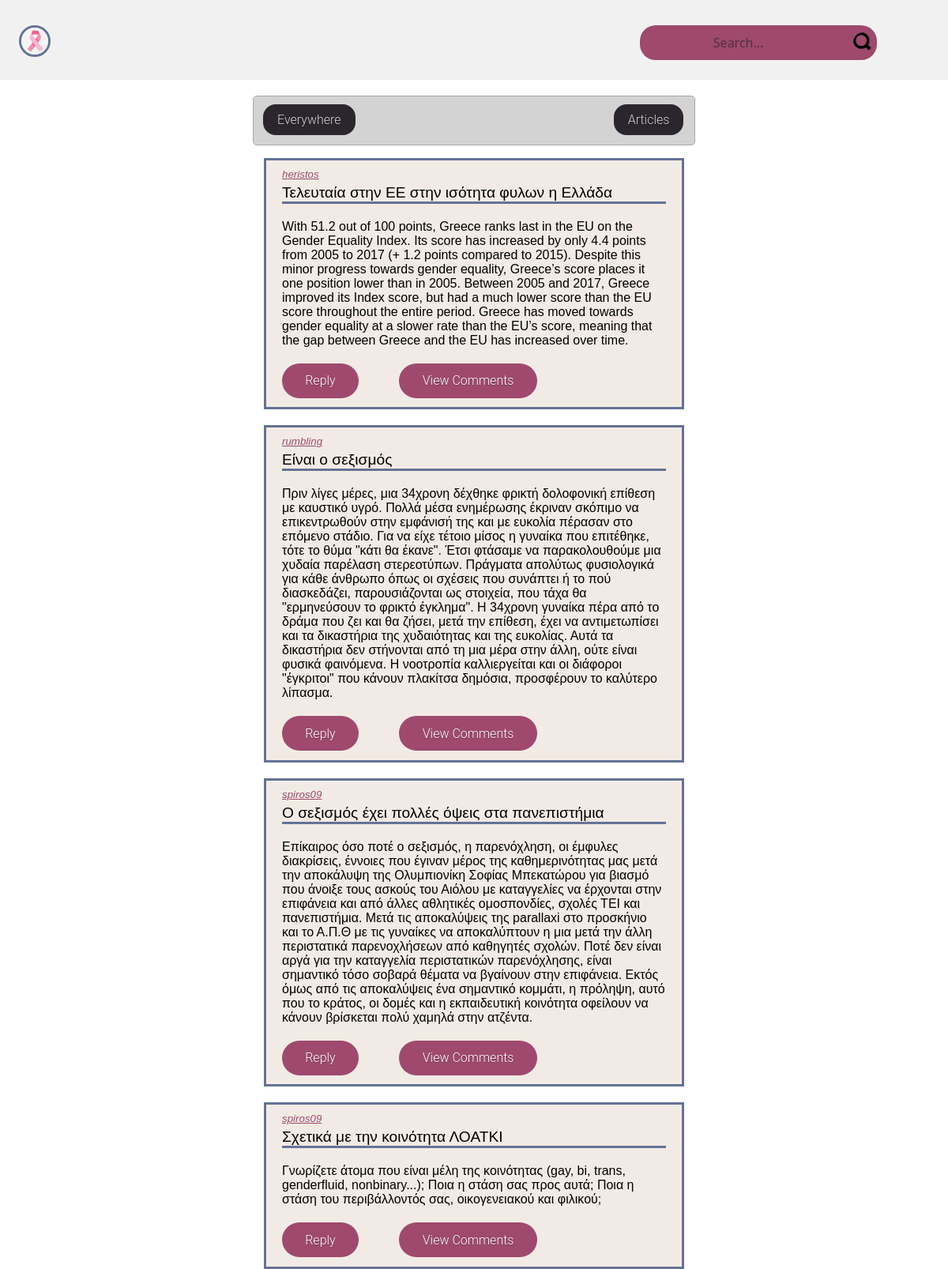
/feed.php?pvbcontent=Articles, run on the app's committed database.
### tables this page shows
CREATE TABLE `articles` (
  `ID` int(10) UNSIGNED NOT NULL,
  `TITLE` varchar(50) NOT NULL,
  `USERNAME` varchar(20) DEFAULT NULL,
  `CONTENT` varchar(1000) DEFAULT NULL,
  `DATE` datetime NOT NULL
);

### post.php (the view)
<?php
echo
"<div class=\"post\">
    <div class=\"postUser\">
        <a class=\"postUserLink\" href=\"profilepage.php?user=".$usertext."\">
            ".$usertext."
        </a>
    </div>
    <div class=\"postTitle\">
        <a>".$titletext."</a>
    </div>
    <div class=\"postBody\">
        <a>
            ".$bodytext."
        </a>
    </div>
    <div class=\"postButtons\">
        <button class=\"postReplyButton bn1\" onclick=\"openReply(".$postid.");\">
            Reply
        </button>
        <button class=\"postViewCommentsButton bn1\" onclick=\"openPost(".$postid.");\">
            View Comments
        </button>
    </div>
</div>";
?>

### feed.php (shortened to what this page needs)
<!DOCTYPE html>
<html>
    <head>
        <link rel="stylesheet" href="./feed.css">
        <link rel="stylesheet" href="./post.css">
    </head>
    <body>
        <div>
            <?php include "header.php";?>
        </div>
        <div id="postGroup">
            <div class="PVB">
                <?php include "post-navigation-bar.php"?>
            </div>
            <div id="postList">
                <?php
                    $conn = @mysqli_connect("localhost", "NotLoginUsers", "NLogUsSHC");
                    if(isset($_GET["pvbcontent"])) {
                        $pvbcontent = $_GET["pvbcontent"];
                    } else {
                        $pvbcontent = "All";
                    }
                    if(isset($_GET["pvbregion"])) {
                        $pvbregion = $_GET["pvbregion"];
                    } else {
                        $pvbregion = "Everywhere";
                    }
                    if(strcmp($pvbcontent, "All") == 0) {
                        if(strcmp($pvbregion, "Everywhere") == 0) {
                            $sqlQuery = "SELECT id, username, title, content, date, null as region
                            FROM articles
                            UNION
                            SELECT null as id, username, title, content, date, region
                            FROM complaints
                            ORDER BY date DESC
                            LIMIT 10";
                        } else {
                            $sqlQuery = "SELECT id, username, title, content, date, null as region
                            FROM articles
                            UNION
                            SELECT null as id, username, title, content, date, region
                            FROM complaints
                            WHERE region LIKE \"".$pvbregion."\"
                            ORDER BY date DESC
                            LIMIT 10";
                        }
                        $results = mysqli_query($conn, $sqlQuery);
                        while($row = mysqli_fetch_array($results)) {
                            if($row["region"]) {
                                $usertext = $row["username"];
                                $titletext = $row["title"];
                                $bodytext = $row["content"];
                                include("complaint.php");
                            } else {
                                $usertext = $row["username"];
                                $titletext = $row["title"];
                                $bodytext = $row["content"];
                                $postid = $row["id"];
                                include("post.php");
                            }
                        }
                    } else if(strcmp($pvbcontent, "Articles") == 0) {
                        $sqlQuery = "SELECT * FROM articles ORDER BY articles.date DESC LIMIT 10";
                        $results = mysqli_query($conn, $sqlQuery);
                        while($row = mysqli_fetch_array($results)) {
                            $usertext = $row["USERNAME"];
                            $titletext = $row["TITLE"];
                            $bodytext = $row["CONTENT"];
                            $postid = $row["ID"];
                            include("post.php");
                        }
                    } else if(strcmp($pvbcontent, "Complaints") == 0) {
                        if(strcmp($pvbregion, "Everywhere") == 0) {
                            $sqlQuery = "SELECT * FROM complaints ORDER BY complaints.date DESC LIMIT 10";
                        } else {
                            $sqlQuery = "SELECT * FROM complaints WHERE region LIKE \"".$pvbregion."\"  ORDER BY complaints.date DESC LIMIT 10";
                        }
                        $results = mysqli_query($conn, $sqlQuery);
                        while($row = mysqli_fetch_array($results)) {
                            $usertext = $row["USERNAME"];
                            $titletext = $row["TITLE"];
                            $bodytext = $row["CONTENT"];
                            include("complaint.php");
                        }
                    }
                ?>
            </div>
        </div>
    </body>
</html>

### feed.css (style rules this page uses)
#postList { display: flex; flex-direction: column; gap: 20px; }
#postGroup { padding: 20px 20px; padding-bottom: 0px; margin: auto; width: 50%; }

### post.css (style rules this page uses)
.post { align-self: center; background-color: #f2ebe5; border: solid #647295; width: 95%; height: auto; padding: 10px 20px 10px 20px; }
.postUser { padding-bottom: 5px; font-size: smaller; font-style: italic; }
.postUserLink { color:#9f496e; }
.postTitle { font-size: larger; border-style: solid; border-color: #647295; border-top: hidden; border-left: hidden; border-right: hidden; }
.postBody { padding-top: 20px; padding-bottom: 20px }
.postButtons { vertical-align: bottom; display: flex; gap: 50px; }
.postReplyButton { width: auto; }
.postViewCommentsButton { width: auto; }

### header.css (style rules this page uses)
* { box-sizing: border-box; }
body { margin: 0; font-family: Arial, Helvetica, sans-serif; }
.bn1 { display: inline-block; padding: 0.5em 1.7em; margin: 0 0.1em 0.1em 0; border: 0.16em solid rgba(255, 255, 255, 0); background-color: #9f496e; border-radius: 2em; box-sizing: border-box; text-decoration: none; font-family: "Roboto", sans-serif; font-weight: 300; color: #ffffff; text-shadow: 0 0.04em 0.04em rgba(0, 0, 0, 0.35); text-align: center; transition: all 0.2s; cursor: pointer; }
::placeholder { color: #2b262d; opacity: 0.7; }
button { all: unset; cursor: pointer; width: 44px; height: 44px; align-items: center; }

### data on the page
articles: USERNAME "heristos", TITLE "Τελευταία στην ΕΕ στην ισότητα φυλων η Ελλάδα", CONTENT "With 51.2 out of 100 points, Greece ranks last in the EU on the Gender Equality Index. Its score has increased by only 4.4 points from 2005 to 2017 (+ 1.2 points compared to 2015). Despite this minor progress towards gender equality, Greece’s score places it one position lower than in 2005. Between 2005 and 2017, Greece improved its Index score, but had a much lower score than the EU score throughout the entire period. Greece has moved towards gender equality at a slower rate than the EU’s score, meaning that the gap between Greece and the EU has increased over time."
articles: USERNAME "rumbling", TITLE "Είναι ο σεξισμός", CONTENT "Πριν λίγες μέρες, μια 34χρονη δέχθηκε φρικτή δολοφονική επίθεση με καυστικό υγρό. Πολλά μέσα ενημέρωσης έκριναν σκόπιμο να επικεντρωθούν στην εμφάνισή της και με ευκολία πέρασαν στο επόμενο στάδιο. Για να είχε τέτοιο μίσος η γυναίκα που επιτέθηκε, τότε το θύμα \"κάτι θα έκανε\". Έτσι φτάσαμε να παρακολουθούμε μια χυδαία παρέλαση στερεοτύπων. Πράγματα απολύτως φυσιολογικά για κάθε άνθρωπο όπως οι σχέσεις που συνάπτει ή το πού διασκεδάζει, παρουσιάζονται ως στοιχεία, που τάχα θα \"ερμηνεύσουν το φρικτό έγκλημα\". Η 34χρονη γυναίκα πέρα από το δράμα που ζει και θα ζήσει, μετά την επίθεση, έχει να αντιμετωπίσει και τα δικαστήρια της χυδαιότητας και της ευκολίας. Αυτά τα δικαστήρια δεν στήνονται από…"
articles: USERNAME "spiros09", TITLE "Ο σεξισμός έχει πολλές όψεις στα πανεπιστήμια", CONTENT "Επίκαιρος όσο ποτέ ο σεξισμός, η παρενόχληση, οι έμφυλες διακρίσεις, έννοιες που έγιναν μέρος της καθημερινότητας μας μετά την αποκάλυψη της Ολυμπιονίκη Σοφίας Μπεκατώρου για βιασμό που άνοιξε τους ασκούς του Αιόλου με καταγγελίες να έρχονται στην επιφάνεια και από άλλες αθλητικές ομοσπονδίες, σχολές ΤΕΙ και πανεπιστήμια. Μετά τις αποκαλύψεις της parallaxi στο προσκήνιο και το Α.Π.Θ με τις γυναίκες να αποκαλύπτουν η μια μετά την άλλη περιστατικά παρενοχλήσεων από καθηγητές σχολών. Ποτέ δεν είναι αργά για την καταγγελία περιστατικών παρενόχλησης, είναι σημαντικό τόσο σοβαρά θέματα να βγαίνουν στην επιφάνεια. Εκτός όμως από τις αποκαλύψεις ένα σημαντικό κομμάτι, η πρόληψη, αυτό που το κράτος,…"
articles: USERNAME "spiros09", TITLE "Σχετικά με την κοινότητα ΛΟΑΤΚΙ", CONTENT "Γνωρίζετε άτομα που είναι μέλη της κοινότητας (gay, bi, trans, genderfluid, nonbinary...); Ποια η στάση σας προς αυτά; Ποια η στάση του περιβάλλοντός σας, οικογενειακού και φιλικού;"

### other printed values
$_GET["pvbcontent"] "Articles"
